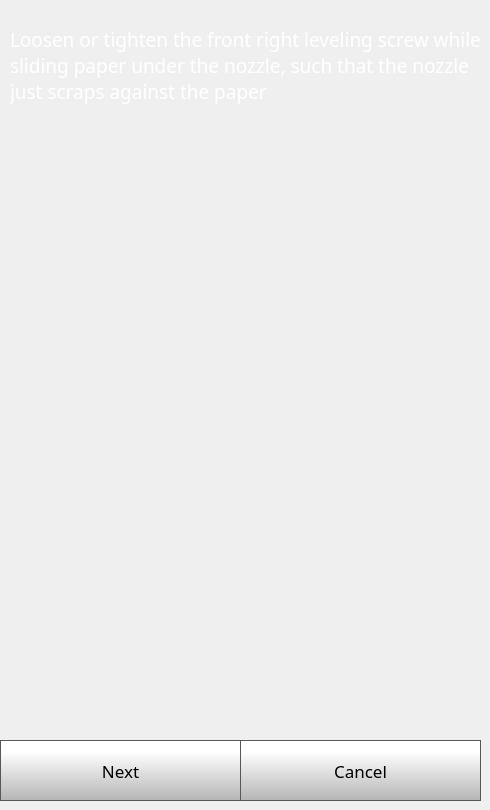
    <widget class="QWidget" name="quickStep2Page">
     <widget class="QLabel" name="caliberateLabel_7">
      <property name="geometry">
       <rect>
        <x>10</x>
        <y>0</y>
        <width>471</width>
        <height>131</height>
       </rect>
      </property>
      <property name="font">
       <font>
        <family>Gotham</family>
        <pointsize>14</pointsize>
        <weight>50</weight>
        <bold>false</bold>
       </font>
      </property>
      <property name="styleSheet">
       <string notr="true">color: rgb(255, 255, 255);</string>
      </property>
      <property name="text">
       <string>Loosen or tighten the front right leveling screw while sliding paper under the nozzle, such that the nozzle just scraps against the paper</string>
      </property>
      <property name="wordWrap">
       <bool>true</bool>
      </property>
     </widget>
     <widget class="QPushButton" name="quickStep2NextButton">
      <property name="geometry">
       <rect>
        <x>0</x>
        <y>740</y>
        <width>241</width>
        <height>61</height>
       </rect>
      </property>
      <property name="font">
       <font>
        <family>Gotham</family>
        <pointsize>13</pointsize>
       </font>
      </property>
      <property name="styleSheet">
       <string notr="true">QPushButton {
     border: 1px solid rgb(87, 87, 87);
	background-color: qlineargradient(spread:pad, x1:0, y1:1, x2:0, y2:0.188, stop:0 rgba(180, 180, 180, 255), stop:1 rgba(255, 255, 255, 255));


}

QPushButton:pressed {
    background-color: qlineargradient(x1: 0, y1: 0, x2: 0, y2: 1,
                                      stop: 0 #dadbde, stop: 1 #f6f7fa);
}

QPushButton:flat {
    border: none; /* no border for a flat push button */
}

QPushButton:default {
    border-color: navy; /* make the default button prominent */
}

QPushButton:focus {
	outline: none;
}</string>
      </property>
      <property name="text">
       <string>Next</string>
      </property>
      <property name="iconSize">
       <size>
        <width>40</width>
        <height>40</height>
       </size>
      </property>
     </widget>
     <widget class="QPushButton" name="quickStep2CancelButton">
      <property name="geometry">
       <rect>
        <x>240</x>
        <y>740</y>
        <width>241</width>
        <height>61</height>
       </rect>
      </property>
      <property name="font">
       <font>
        <family>Gotham</family>
        <pointsize>13</pointsize>
       </font>
      </property>
      <property name="styleSheet">
       <string notr="true">QPushButton {
     border: 1px solid rgb(87, 87, 87);
	background-color: qlineargradient(spread:pad, x1:0, y1:1, x2:0, y2:0.188, stop:0 rgba(180, 180, 180, 255), stop:1 rgba(255, 255, 255, 255));


}

QPushButton:pressed {
    background-color: qlineargradient(x1: 0, y1: 0, x2: 0, y2: 1,
                                      stop: 0 #dadbde, stop: 1 #f6f7fa);
}

QPushButton:flat {
    border: none; /* no border for a flat push button */
}

QPushButton:default {
    border-color: navy; /* make the default button prominent */
}

QPushButton:focus {
	outline: none;
}</string>
      </property>
      <property name="text">
       <string>Cancel</string>
      </property>
      <property name="iconSize">
       <size>
        <width>40</width>
        <height>40</height>
       </size>
      </property>
     </widget>
    </widget>
